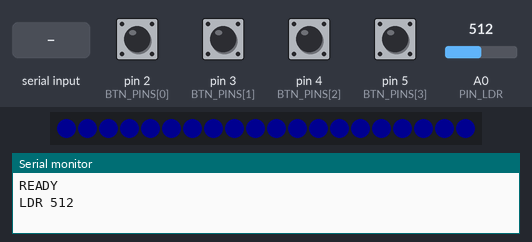
A sketch run on a simulated Arduino Uno, built with avr-gcc and run on an emulated ATmega328P. On the bench: 20 RGB LEDs in strip order, left to right, the last lines printed to the serial monitor. The test bench sets the inputs (shaded band); at power-on: pin 2 (BTN_PINS[0]), pin 3 (BTN_PINS[1]), pin 4 (BTN_PINS[2]), pin 5 (BTN_PINS[3]) HIGH, A0 (PIN_LDR) = 512. Dim RGB values are drawn brighter than linear.

Above: at 7.4 s.
7.5 s: "90 45 200\n" received over Serial
At 8.5 s:
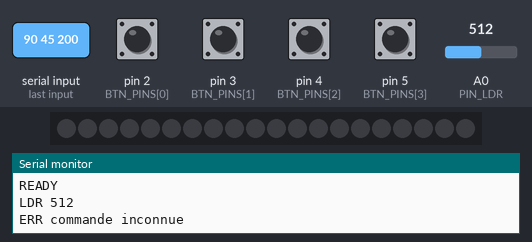
9.0 s: pin 2 (BTN_PINS[0]) pulled LOW for 0.15 s
10.6 s: "30 150 10\n" received over Serial
Timing chart, 0 to 13.6 s (numbered marks = the images above; inputs shaded):
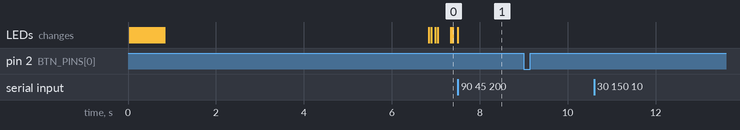

The sketch:

plan_led.ino
```cpp
// plan_led.ino — Plan du campus à LEDs (Arduino Uno / Nano / Mega)
// Ruban WS2812B piloté par le Raspberry Pi via USB (série 115200 bauds).
//
// Commandes reçues (une par ligne) :
//   ROOM <n> <OFF|OK|WARN|ALERT|SOLVED>   état d'une salle
//   ALL <etat>                            toutes les salles
//   BRIGHT <0-255>                        luminosité globale
//   PING                                  -> répond PONG
// Messages envoyés :
//   READY | PONG | OK | ERR <msg> | BTN <n> <0|1> | LDR <0-1023>
//
// Librairie requise : Adafruit NeoPixel (gestionnaire de bibliothèques).

#include <Adafruit_NeoPixel.h>

// ---------- À ADAPTER ----------
#define PIN_LEDS   6
#define NUM_LEDS   20
#define PIN_LDR    A0
const uint8_t BTN_PINS[] = {2, 3, 4, 5};

struct Room { uint8_t first; uint8_t count; };
// Index de la 1re LED de chaque salle + nombre de LEDs (dans l'ordre du ruban)
const Room ROOMS[] = {
  {0, 3},   // 0 Accueil
  {3, 2},   // 1 CDI
  {5, 3},   // 2 Salle info 1
  {8, 3},   // 3 Salle info 2
  {11, 4},  // 4 Cafétéria
  {15, 3},  // 5 Amphi
  {18, 2},  // 6 Administration
};
// --------------------------------

const uint8_t NUM_BTNS  = sizeof(BTN_PINS);
const uint8_t NUM_ROOMS = sizeof(ROOMS) / sizeof(ROOMS[0]);
const unsigned long LINK_TIMEOUT = 6000;   // ms sans message du Pi = liaison perdue

enum State : uint8_t { S_OFF, S_OK, S_WARN, S_ALERT, S_SOLVED };
const char* const STATE_NAMES[] = {"OFF", "OK", "WARN", "ALERT", "SOLVED"};

Adafruit_NeoPixel strip(NUM_LEDS, PIN_LEDS, NEO_GRB + NEO_KHZ800);
State roomState[NUM_ROOMS];

char buf[40];
uint8_t bufLen = 0;
unsigned long lastRx = 0, lastFrame = 0, lastLdr = 0;
int lastLdrVal = -100;
bool btnState[NUM_BTNS];
unsigned long btnChanged[NUM_BTNS];

// Onde triangle 0..255 de période p (ms)
uint8_t pulse(unsigned long t, unsigned long p) {
  unsigned long x = t % p;
  return (x < p / 2) ? (x * 510UL / p) : (510UL - x * 510UL / p);
}

uint32_t colorFor(State s, unsigned long t) {
  switch (s) {
    case S_OK:     return strip.Color(40, 40, 40);                       // blanc doux
    case S_WARN: { uint8_t v = 40 + pulse(t, 1500) * 215UL / 255;        // orange qui respire
                   return strip.Color(v, v * 2 / 5, 0); }
    case S_ALERT:  return ((t / 300) % 2) ? strip.Color(255, 0, 0) : 0;  // rouge clignotant
    case S_SOLVED: return strip.Color(0, 200, 0);                        // vert fixe
    default:       return 0;
  }
}

void render(unsigned long t) {
  bool lost = (t - lastRx) > LINK_TIMEOUT;
  for (uint8_t r = 0; r < NUM_ROOMS; r++) {
    uint32_t c = lost ? strip.Color(0, 0, pulse(t, 2000) / 3) : colorFor(roomState[r], t);
    for (uint8_t i = 0; i < ROOMS[r].count; i++) strip.setPixelColor(ROOMS[r].first + i, c);
  }
  strip.show();
}

int parseState(const char* s) {
  if (!s) return -1;
  for (uint8_t i = 0; i < 5; i++) if (strcasecmp(s, STATE_NAMES[i]) == 0) return i;
  return -1;
}

void handleLine(char* line) {
  char* cmd = strtok(line, " ");
  if (!cmd) return;
  char* a1 = strtok(NULL, " ");
  char* a2 = strtok(NULL, " ");

  if (strcasecmp(cmd, "PING") == 0) { Serial.println(F("PONG")); return; }

  if (strcasecmp(cmd, "ROOM") == 0) {
    int st = parseState(a2);
    if (!a1 || st < 0) { Serial.println(F("ERR syntaxe ROOM")); return; }
    int n = atoi(a1);
    if (n < 0 || n >= NUM_ROOMS) { Serial.println(F("ERR salle inconnue")); return; }
    roomState[n] = (State)st;
    Serial.println(F("OK"));
    return;
  }
  if (strcasecmp(cmd, "ALL") == 0) {
    int st = parseState(a1);
    if (st < 0) { Serial.println(F("ERR etat inconnu")); return; }
    for (uint8_t r = 0; r < NUM_ROOMS; r++) roomState[r] = (State)st;
    Serial.println(F("OK"));
    return;
  }
  if (strcasecmp(cmd, "BRIGHT") == 0 && a1) {
    strip.setBrightness(constrain(atoi(a1), 0, 255));
    Serial.println(F("OK"));
    return;
  }
  Serial.println(F("ERR commande inconnue"));
}

void readSerial() {
  while (Serial.available()) {
    char c = Serial.read();
    lastRx = millis();
    if (c == '\r') continue;
    if (c == '\n') {
      buf[bufLen] = '\0';
      if (bufLen) handleLine(buf);
      bufLen = 0;
    } else if (bufLen < sizeof(buf) - 1) {
      buf[bufLen++] = c;
    }
  }
}

void readButtons(unsigned long t) {
  for (uint8_t i = 0; i < NUM_BTNS; i++) {
    bool pressed = digitalRead(BTN_PINS[i]) == LOW;   // INPUT_PULLUP : appuyé = LOW
    if (pressed != btnState[i] && t - btnChanged[i] > 30) {  // anti-rebond 30 ms
      btnState[i] = pressed;
      btnChanged[i] = t;
      Serial.print(F("BTN ")); Serial.print(i); Serial.print(' '); Serial.println(pressed ? 1 : 0);
    }
  }
}

void readLdr(unsigned long t) {
  if (t - lastLdr < 200) return;
  lastLdr = t;
  int v = analogRead(PIN_LDR);
  if (abs(v - lastLdrVal) > 20) {          // n'envoie que les variations nettes
    lastLdrVal = v;
    Serial.print(F("LDR ")); Serial.println(v);
  }
}

void setup() {
  Serial.begin(115200);
  for (uint8_t i = 0; i < NUM_BTNS; i++) pinMode(BTN_PINS[i], INPUT_PULLUP);
  strip.begin();
  strip.setBrightness(80);   // ~1/3 : limite le courant consommé
  // Animation de démarrage : chenillard pour vérifier le câblage
  for (uint8_t i = 0; i < NUM_LEDS; i++) {
    strip.clear(); strip.setPixelColor(i, strip.Color(0, 80, 255)); strip.show(); delay(40);
  }
  strip.clear(); strip.show();
  lastRx = millis();
  Serial.println(F("READY"));
}

void loop() {
  unsigned long t = millis();
  readSerial();
  readButtons(t);
  readLdr(t);
  if (t - lastFrame >= 20) { lastFrame = t; render(t); }   // ~50 images/s
}
```
